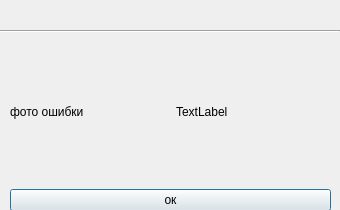
<?xml version="1.0" encoding="UTF-8"?>
<ui version="4.0">
 <class>Dialog</class>
 <widget class="QDialog" name="Dialog">
  <property name="geometry">
   <rect>
    <x>0</x>
    <y>0</y>
    <width>340</width>
    <height>210</height>
   </rect>
  </property>
  <property name="windowTitle">
   <string>Dialog</string>
  </property>
  <widget class="frame" name="widget" native="true">
   <property name="geometry">
    <rect>
     <x>0</x>
     <y>0</y>
     <width>340</width>
     <height>35</height>
    </rect>
   </property>
  </widget>
  <widget class="Line" name="line">
   <property name="geometry">
    <rect>
     <x>0</x>
     <y>30</y>
     <width>340</width>
     <height>3</height>
    </rect>
   </property>
   <property name="orientation">
    <enum>Qt::Horizontal</enum>
   </property>
  </widget>
  <widget class="QWidget" name="layoutWidget">
   <property name="geometry">
    <rect>
     <x>10</x>
     <y>40</y>
     <width>321</width>
     <height>171</height>
    </rect>
   </property>
   <layout class="QVBoxLayout" name="verticalLayout">
    <item>
     <layout class="QHBoxLayout" name="horizontalLayout">
      <item>
       <widget class="QLabel" name="label_2">
        <property name="text">
         <string>фото ошибки</string>
        </property>
       </widget>
      </item>
      <item>
       <widget class="QLabel" name="label">
        <property name="minimumSize">
         <size>
          <width>155</width>
          <height>0</height>
         </size>
        </property>
        <property name="maximumSize">
         <size>
          <width>155</width>
          <height>16777215</height>
         </size>
        </property>
        <property name="text">
         <string>TextLabel</string>
        </property>
        <property name="textFormat">
         <enum>Qt::AutoText</enum>
        </property>
        <property name="wordWrap">
         <bool>true</bool>
        </property>
       </widget>
      </item>
     </layout>
    </item>
    <item>
     <widget class="QPushButton" name="pushButton">
      <property name="text">
       <string>ок</string>
      </property>
     </widget>
    </item>
   </layout>
  </widget>
 </widget>
 <customwidgets>
  <customwidget>
   <class>frame</class>
   <extends>QWidget</extends>
   <header location="global">frame.h</header>
   <container>1</container>
  </customwidget>
 </customwidgets>
 <resources/>
 <connections>
  <connection>
   <sender>pushButton</sender>
   <signal>clicked()</signal>
   <receiver>Dialog</receiver>
   <slot>close()</slot>
   <hints>
    <hint type="sourcelabel">
     <x>169</x>
     <y>142</y>
    </hint>
    <hint type="destinationlabel">
     <x>169</x>
     <y>84</y>
    </hint>
   </hints>
  </connection>
 </connections>
</ui>
